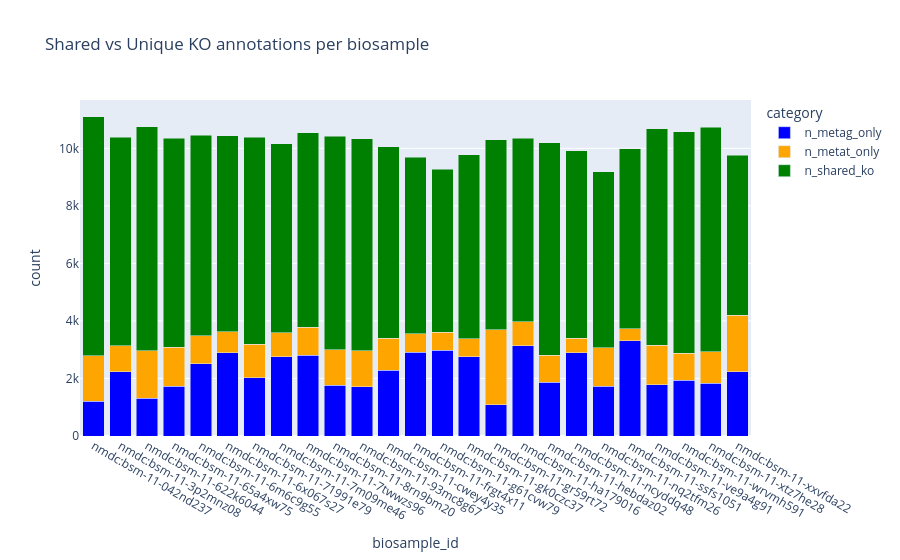

The notebook cell saved with this chart:
### Code cell
# Plot: stacked bar chart shared vs unique
if len(ko_overlap_df):
    df_long = ko_overlap_df.melt(id_vars=["biosample_id"], value_vars=["n_metag_only", "n_metat_only", "n_shared_ko"],
                                 var_name="category", value_name="count")
    fig = px.bar(df_long, x="biosample_id", y="count", color="category", color_discrete_map={
        "n_metag_only": "blue",
        "n_metat_only": "orange",
        "n_shared_ko": "green"
    }, barmode="stack",
                 title="Shared vs Unique KO annotations per biosample")
    fig.write_html(os.path.join(CACHE_DIR, "plot_shared_ko_barchart.html"), include_plotlyjs="cdn", full_html=True)
fig.show() if len(ko_overlap_df) else None

### Figure 1 — Plotly figure (JSON) as saved in the notebook; plotly's stock layout.template omitted (floating-point values rounded to 4 significant figures)
{"data": [{"hovertemplate": "category=n_metag_only<br>biosample_id=%{x}<br>count=%{y}<extra></extra>", "legendgroup": "n_metag_only", "marker": {"color": "blue", "pattern": {"shape": ""}}, "name": "n_metag_only", "orientation": "v", "showlegend": true, "textposition": "auto", "type": "bar", "x": ["nmdc:bsm-11-042nd237", "nmdc:bsm-11-3p2mnz08", "nmdc:bsm-11-622k6044", "nmdc:bsm-11-65a4xw75", "nmdc:bsm-11-6m6c9g55", "nmdc:bsm-11-6x067s27", "nmdc:bsm-11-71991e79", "nmdc:bsm-11-7m09me46", "nmdc:bsm-11-7twwzs96", "nmdc:bsm-11-8rn9bm20", "nmdc:bsm-11-93mc8g67", "nmdc:bsm-11-cwey4y35", "nmdc:bsm-11-frgt4x11", "nmdc:bsm-11-g61cvw79", "nmdc:bsm-11-gk0czc37", "nmdc:bsm-11-gr59rt72", "nmdc:bsm-11-ha179016", "nmdc:bsm-11-hebdaz02", "nmdc:bsm-11-ncyddq48", "nmdc:bsm-11-nq2tfm26", "nmdc:bsm-11-ssfs1051", "nmdc:bsm-11-ve9a4g91", "nmdc:bsm-11-wrvmh591", "nmdc:bsm-11-xtz7he28", "nmdc:bsm-11-xxvfda22"], "xaxis": "x", "y": [1209, 2241, 1311, 1730, 2515, 2887, 2030, 2752, 2810, 1764, 1713, 2284, 2916, 2979, 2748, 1087, 3143, 1872, 2892, 1725, 3305, 1783, 1932, 1838, 2236], "yaxis": "y"}, {"hovertemplate": "category=n_metat_only<br>biosample_id=%{x}<br>count=%{y}<extra></extra>", "legendgroup": "n_metat_only", "marker": {"color": "orange", "pattern": {"shape": ""}}, "name": "n_metat_only", "orientation": "v", "showlegend": true, "textposition": "auto", "type": "bar", "x": ["nmdc:bsm-11-042nd237", "nmdc:bsm-11-3p2mnz08", "nmdc:bsm-11-622k6044", "nmdc:bsm-11-65a4xw75", "nmdc:bsm-11-6m6c9g55", "nmdc:bsm-11-6x067s27", "nmdc:bsm-11-71991e79", "nmdc:bsm-11-7m09me46", "nmdc:bsm-11-7twwzs96", "nmdc:bsm-11-8rn9bm20", "nmdc:bsm-11-93mc8g67", "nmdc:bsm-11-cwey4y35", "nmdc:bsm-11-frgt4x11", "nmdc:bsm-11-g61cvw79", "nmdc:bsm-11-gk0czc37", "nmdc:bsm-11-gr59rt72", "nmdc:bsm-11-ha179016", "nmdc:bsm-11-hebdaz02", "nmdc:bsm-11-ncyddq48", "nmdc:bsm-11-nq2tfm26", "nmdc:bsm-11-ssfs1051", "nmdc:bsm-11-ve9a4g91", "nmdc:bsm-11-wrvmh591", "nmdc:bsm-11-xtz7he28", "nmdc:bsm-11-xxvfda22"], "xaxis": "x", "y": [1577, 899, 1657, 1351, 963, 741, 1163, 834, 979, 1240, 1251, 1115, 641, 630, 631, 2606, 834, 932, 507, 1349, 429, 1380, 947, 1090, 1961], "yaxis": "y"}, {"hovertemplate": "category=n_shared_ko<br>biosample_id=%{x}<br>count=%{y}<extra></extra>", "legendgroup": "n_shared_ko", "marker": {"color": "green", "pattern": {"shape": ""}}, "name": "n_shared_ko", "orientation": "v", "showlegend": true, "textposition": "auto", "type": "bar", "x": ["nmdc:bsm-11-042nd237", "nmdc:bsm-11-3p2mnz08", "nmdc:bsm-11-622k6044", "nmdc:bsm-11-65a4xw75", "nmdc:bsm-11-6m6c9g55", "nmdc:bsm-11-6x067s27", "nmdc:bsm-11-71991e79", "nmdc:bsm-11-7m09me46", "nmdc:bsm-11-7twwzs96", "nmdc:bsm-11-8rn9bm20", "nmdc:bsm-11-93mc8g67", "nmdc:bsm-11-cwey4y35", "nmdc:bsm-11-frgt4x11", "nmdc:bsm-11-g61cvw79", "nmdc:bsm-11-gk0czc37", "nmdc:bsm-11-gr59rt72", "nmdc:bsm-11-ha179016", "nmdc:bsm-11-hebdaz02", "nmdc:bsm-11-ncyddq48", "nmdc:bsm-11-nq2tfm26", "nmdc:bsm-11-ssfs1051", "nmdc:bsm-11-ve9a4g91", "nmdc:bsm-11-wrvmh591", "nmdc:bsm-11-xtz7he28", "nmdc:bsm-11-xxvfda22"], "xaxis": "x", "y": [8311, 7244, 7790, 7266, 6975, 6806, 7197, 6578, 6759, 7409, 7363, 6657, 6136, 5658, 6407, 6604, 6372, 7396, 6523, 6119, 6256, 7516, 7702, 7806, 5565], "yaxis": "y"}], "layout": {"barmode": "stack", "legend": {"title": {"text": "category"}, "tracegroupgap": 0}, "title": {"text": "Shared vs Unique KO annotations per biosample"}, "xaxis": {"anchor": "y", "domain": [0, 1], "title": {"text": "biosample_id"}}, "yaxis": {"anchor": "x", "domain": [0, 1], "title": {"text": "count"}}}}
